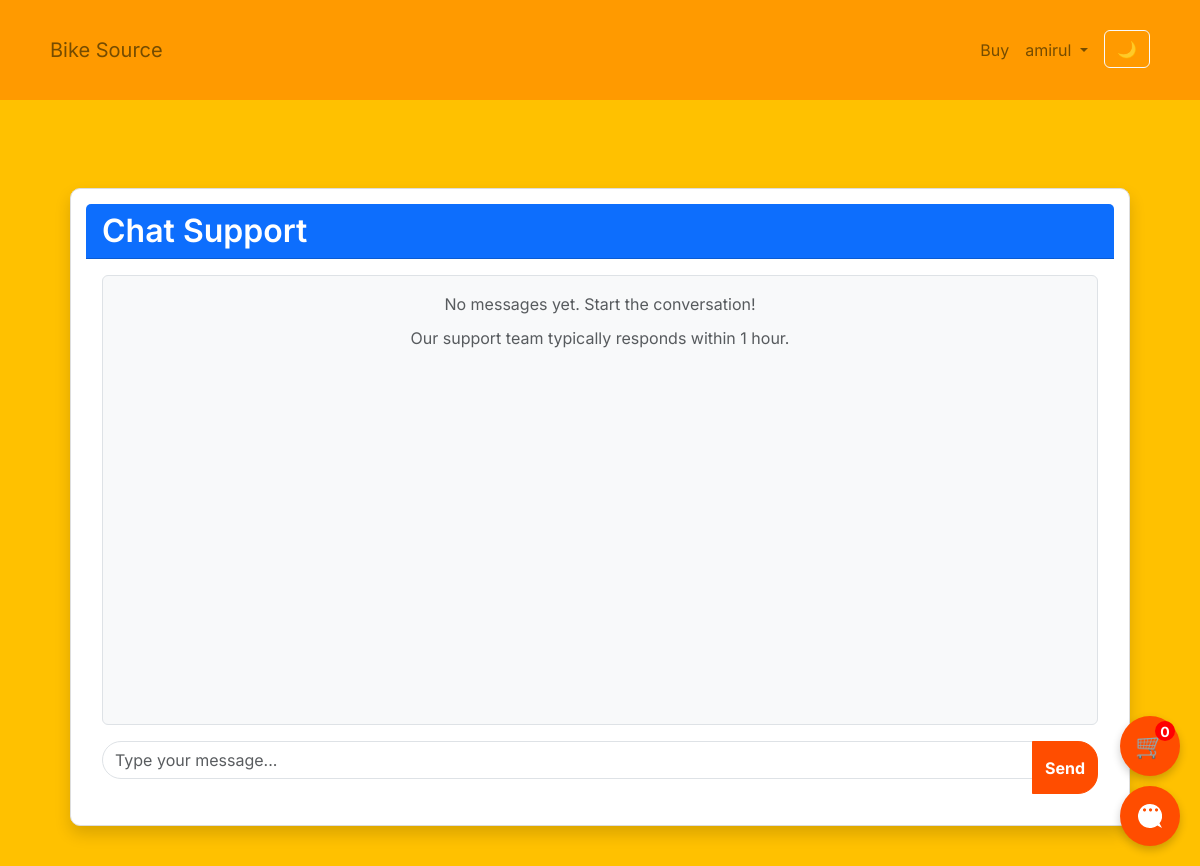
The app's page /chat-support/ (signed in), older data.
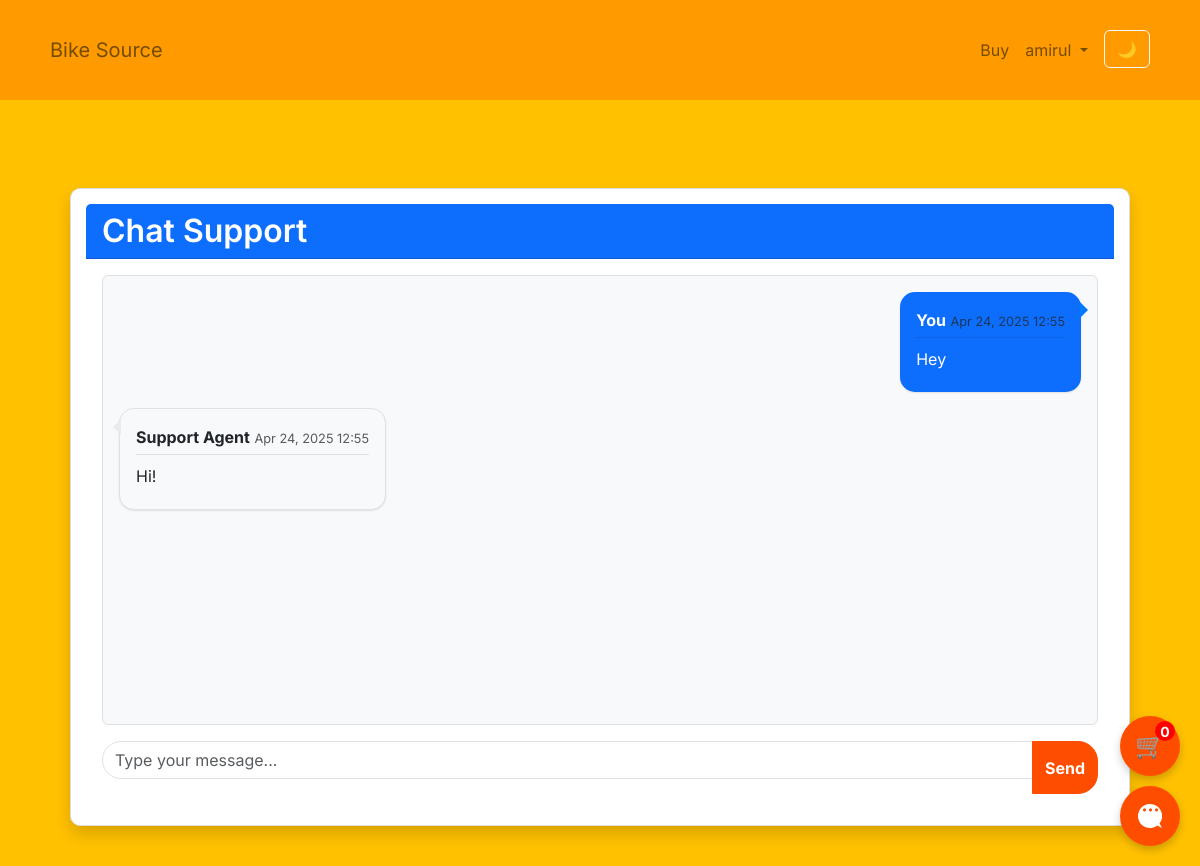
The same page, newer data.
### bike_buy_and_sell/models.py (models this page shows, shortened)
class ChatMessage(models.Model):
    STATUS_CHOICES = (
        ('open', 'Open'),
        ('in_progress', 'In Progress'),
        ('resolved', 'Resolved'),
        ('closed', 'Closed')
    )
    PRIORITY_CHOICES = (
        ('low', 'Low'),
        ('medium', 'Medium'),
        ('high', 'High')
    )
    user = models.ForeignKey(User, on_delete=models.CASCADE, related_name='chat_messages')
    message = models.TextField()
    is_admin = models.BooleanField(default=False)  # True if the message is from the admin
    timestamp = models.DateTimeField(auto_now_add=True)
    parent = models.ForeignKey('self', on_delete=models.CASCADE, null=True, blank=True, related_name='replies')
    subject = models.CharField(max_length=200, null=True, blank=True)
    category = models.CharField(max_length=50, null=True, blank=True)
    status = models.CharField(max_length=20, choices=STATUS_CHOICES, default='open')
    priority = models.CharField(max_length=20, choices=PRIORITY_CHOICES, default='medium')
    assigned_to = models.ForeignKey(User, on_delete=models.SET_NULL, null=True, blank=True, related_name='assigned_tickets')
    resolved_at = models.DateTimeField(null=True, blank=True)
    class Meta:
        ordering = ['-timestamp']

### bike_buy_and_sell/views.py (the view, shortened to what this page needs)
# urls.py: path('chat-support/', views.user_chat_support, name='chat_support'),
@login_required
def user_chat_support(request):
    messages_list = ChatMessage.objects.filter(user=request.user).order_by('timestamp')
    return render(request, 'chat_support.html', {'messages': messages_list})

### bike_buy_and_sell/cart.py (called while the page is built)
    def __len__(self):
        return sum(item['quantity'] for item in self.cart.values())

### bike_buy_and_sell/context_processors.py (called while the page is built)
def cart(request):
    return {'cart': Cart(request)}

### templates/chat_support.html (shortened to what this page needs)
{% extends 'base.html' %}
{% block content %}
<div class="container mt-4">
    <div class="card shadow">
        <div class="card-header bg-primary text-white">
            <h2 class="mb-0">Chat Support</h2>
        </div>
        <div class="card-body">
            <div class="chat-box border rounded p-3 mb-3" style="height: 450px; overflow-y: scroll;">
                {% for message in messages %}
                    <div class="d-flex mb-3 {% if message.is_admin %}justify-content-start{% else %}justify-content-end{% endif %}">
                        <div class="chat-bubble p-3 rounded {% if message.is_admin %}bg-light border{% else %}bg-primary text-white{% endif %}"
                             style="max-width: 70%; position: relative;">
                            <div class="chat-header mb-1">
                                <strong>{% if message.is_admin %}Support Agent{% else %}You{% endif %}</strong>
                                <small class="text-muted" style="font-size: 0.8rem;">
                                    {{ message.timestamp|date:"M d, Y H:i" }}
                                </small>
                            </div>
                            <div class="chat-content">
                                {{ message.message|linebreaksbr }}
                            </div>
                        </div>
                    </div>
                {% empty %}
                    <div class="text-center text-muted">
                        <p>No messages yet. Start the conversation!</p>
                        <p>Our support team typically responds within 1 hour.</p>
                    </div>
                {% endfor %}
            </div>
            <form method="post" class="chat-form" id="chatForm">
                <div class="input-group">
                    <input type="text" name="message" class="form-control" placeholder="Type your message..." required
                           style="border-radius: 20px 0 0 20px;">
                    <button type="submit" class="btn btn-primary" style="border-radius: 0 20px 20px 0;">
                         Send
                    </button>
                </div>
            </form>
        </div>
    </div>
</div>
{% endblock %}

Row changes from the older to the newer data that the page shows:
added ChatMessage: is_admin "You", timestamp "Apr 24, 2025 12:55", message "Hey"
added ChatMessage: is_admin "Support Agent", timestamp "Apr 24, 2025 12:55", message "Hi!"
Text that changed along with them:
text no longer shown: "No messages yet. Start the conversation! Our support team typically responds within 1 hour."
